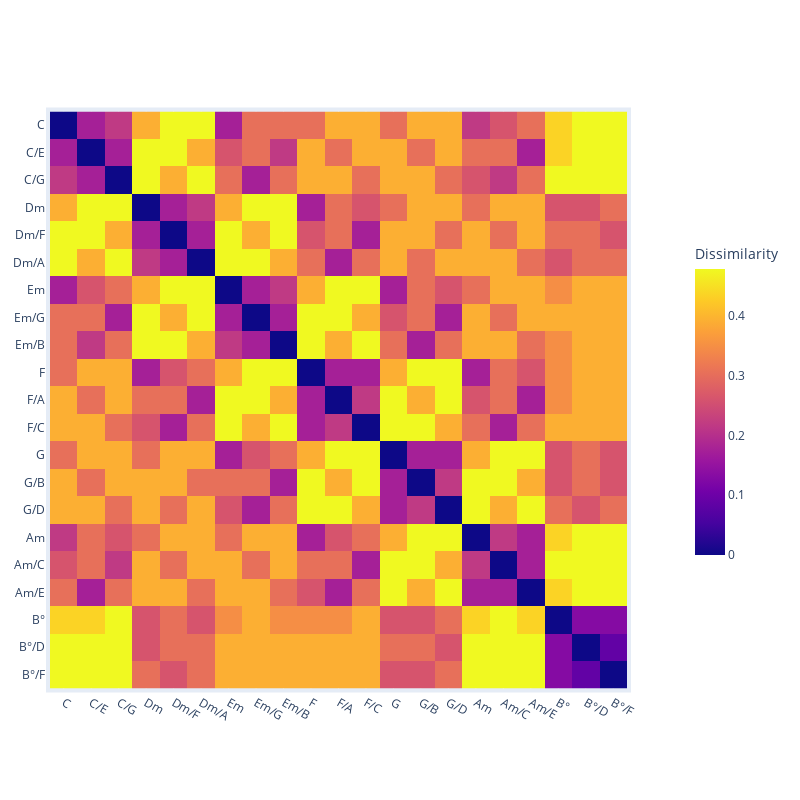

Here is the notebook cell this chart was saved with:
### Markdown cell above
# Experimento Propuesto: Intervalos ponderados con rugosidad y notas

### Code cell
from scipy.spatial.distance import pdist, squareform
from sklearn.metrics import pairwise_distances
import numpy as np

vector_encoding5 = [

     [10*x for x in results_intervals_histo_12[chord_id]['feature_vector']]
     #results_polar_degree[chord_id]['feature_vector'] +
     #results_intervals_histo_12[chord_id]['feature_vector']
     #+
     #results_binary_intervals_12[chord_id]['feature_vector']
     +
     results_binary_notes[chord_id]['feature_vector']
    #results_polar_notes[chord_id]['feature_vector']
    for chord_id in results_intervals_theory.keys()
]

# Realiza MDS en los datos
vector_encoding_mds5,matrix = perform_mds(vector_encoding5)
vector_encoding_mds5_our, matrix2=perform_mds2(vector_encoding5,'hamming')
cg.plot_chords_with_selection(vector_encoding_mds5_our,matrix2, chord_ids, datos,True,True )

for i in vector_encoding5:
    print(i)

Our_multidim=segment_and_calculate_and_visualize_metrics_original_space(np.array(vector_encoding5))
#Our_2dim=segment_and_calculate_and_visualize_metrics_original_space(np.array(vector_encoding_mds5_our))

### Figure 1 — Plotly figure (JSON) as saved in the notebook; plotly's stock layout.template omitted (floating-point values rounded to 4 significant figures; data arrays with more than 128 entries replaced by an {"elided": "..."} marker saying what was removed)
{"data": [{"coloraxis": "coloraxis", "hovertemplate": "x: %{x}<br>y: %{y}<br>Dissimilarity: %{z}<extra></extra>", "name": "0", "type": "heatmap", "x": ["C", "C/E", "C/G", "Dm", "Dm/F", "Dm/A", "Em", "Em/G", "Em/B", "F", "F/A", "F/C", "G", "G/B", "G/D", "Am", "Am/C", "Am/E", "B°", "B°/D", "B°/F"], "xaxis": "x", "y": ["C", "C/E", "C/G", "Dm", "Dm/F", "Dm/A", "Em", "Em/G", "Em/B", "F", "F/A", "F/C", "G", "G/B", "G/D", "Am", "Am/C", "Am/E", "B°", "B°/D", "B°/F"], "yaxis": "y", "z": {"elided": "21x21 float values"}}], "layout": {"autosize": false, "coloraxis": {"colorbar": {"len": 0.55, "title": {"text": "Dissimilarity"}, "x": 1.1}, "colorscale": [[0, "#0d0887"], [0.1111, "#46039f"], [0.2222, "#7201a8"], [0.3333, "#9c179e"], [0.4444, "#bd3786"], [0.5556, "#d8576b"], [0.6667, "#ed7953"], [0.7778, "#fb9f3a"], [0.8889, "#fdca26"], [1, "#f0f921"]]}, "height": 800, "margin": {"b": 100, "l": 50, "pad": 4, "r": 50, "t": 100}, "width": 800, "xaxis": {"anchor": "y", "constrain": "domain", "domain": [0, 1], "scaleanchor": "y"}, "yaxis": {"anchor": "x", "autorange": "reversed", "constrain": "domain", "domain": [0, 1]}}}
